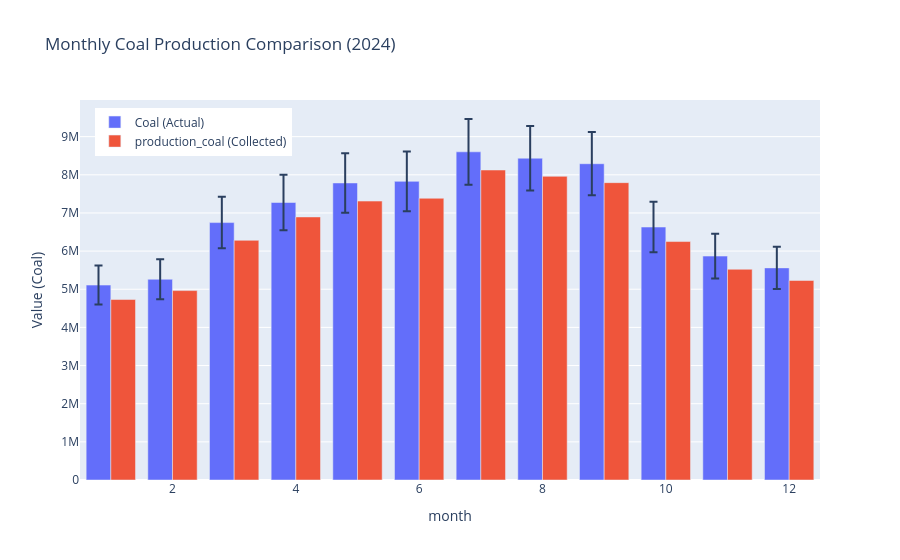

Notebook cell for this chart:
### Markdown cell above
Comparison between Actual (National Statistics) and Collected (Electricity Map)

### Code cell
# Coal Generation comparison
plot_monthly_comparison_with_tolerance(df_monthly_actual_2024, 
                                       df_prod_monthly_2024,
                                       month_col='month',
                                       actual_col='Coal',
                                       collected_col='production_coal',
                                       tolerance=0.1,
                                       title="Monthly Coal Production Comparison (2024)")

### Figure 1 — Plotly figure (JSON) as saved in the notebook; plotly's stock layout.template omitted (floating-point values rounded to 4 significant figures)
{"data": [{"error_y": {"array": [510900.0, 526100.0, 674700.0, 727300.0, 778600.0, 782800.0, 860200.0, 843500.0, 829000.0, 663000.0, 586900.0, 556000.0], "arrayminus": [510900.0, 526100.0, 674700.0, 727300.0, 778600.0, 782800.0, 860200.0, 843500.0, 829000.0, 663000.0, 586900.0, 556000.0], "type": "data"}, "name": "Coal (Actual)", "type": "bar", "x": [1, 2, 3, 4, 5, 6, 7, 8, 9, 10, 11, 12], "y": [5108971, 5260810, 6746915, 7273304, 7785744, 7827564, 8602024, 8434551, 8289752, 6630336, 5869046, 5559643]}, {"name": "production_coal (Collected)", "type": "bar", "x": [1, 2, 3, 4, 5, 6, 7, 8, 9, 10, 11, 12], "y": [4730670, 4964650, 6282013, 6895119, 7310579, 7384344, 8124927, 7958923, 7793911, 6250197, 5523260, 5229718]}], "layout": {"barmode": "group", "legend": {"x": 0.02, "y": 0.98}, "title": {"text": "Monthly Coal Production Comparison (2024)"}, "xaxis": {"title": {"text": "month"}}, "yaxis": {"title": {"text": "Value (Coal)"}}}}
